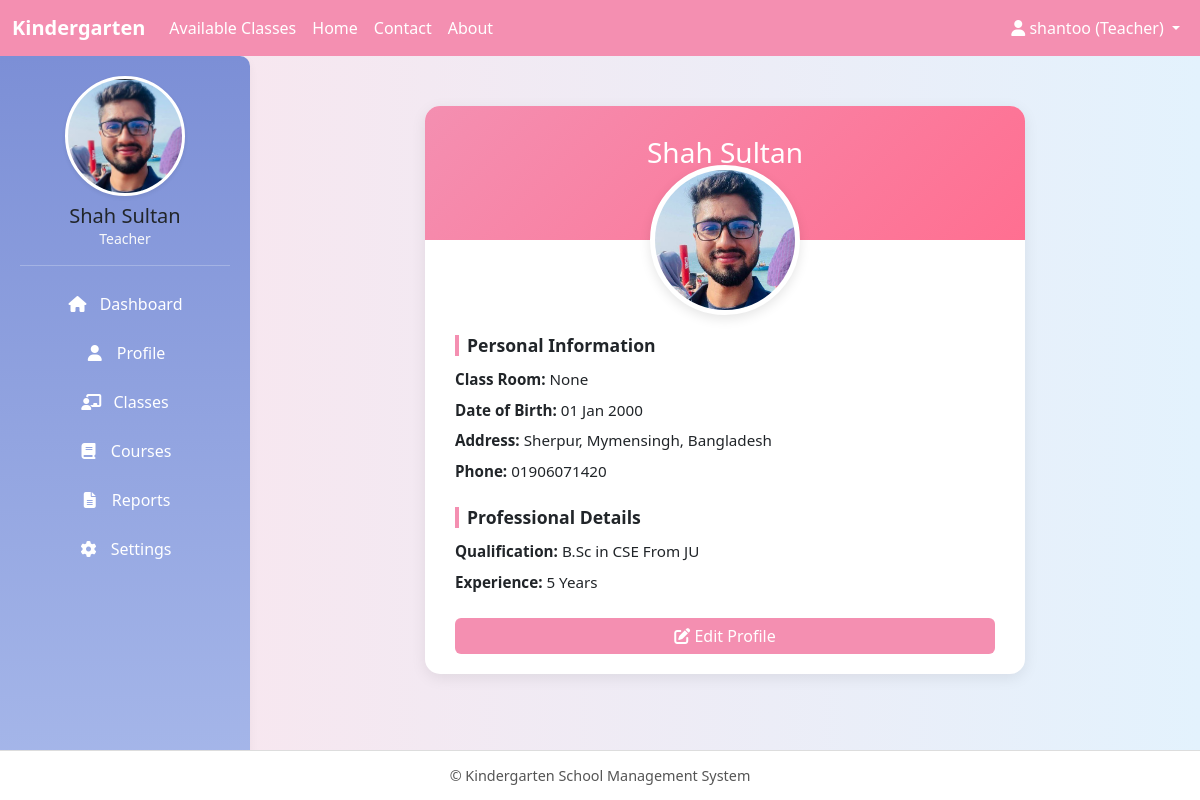
Screenshot of /teacher_profile/ (signed in) with the database file from the repository.
### core/models.py (models this page shows, shortened)
class User(AbstractUser):
    ROLE_CHOICES = (
        ("admin", "Admin"),
        ("teacher", "Teacher"),
        ("student", "Student"),
    )
    role = models.CharField(max_length=10, choices=ROLE_CHOICES)

class TeaacherProfile(models.Model):
    user = models.OneToOneField(User, on_delete=models.CASCADE, related_name='teacher_profile')
    full_name = models.CharField(max_length=128, blank=True)
    class_room = models.ForeignKey(ClassRoom, on_delete=models.SET_NULL, null=True, blank=True)
    date_of_birth = models.DateField(null=True, blank=True)
    address = models.TextField(blank=True)
    phone = models.CharField(max_length=24, blank=True)
    photo = models.ImageField(upload_to='teacher_photos/', blank=True, null=True)
    qualification = models.CharField(max_length=256, blank=True)
    experience_years = models.PositiveIntegerField(default=0)

### core/views.py (the view)
# urls.py: path('teacher_profile/', views.teacher_profile, name='teacher_profile'),
@login_required
def teacher_profile(request):
    profile, created = TeaacherProfile.objects.get_or_create(user=request.user)
    print(request.user)
    return render(request, 'teacher/teacher_profile.html', {
        'profile': profile
    })

### core/templates/teacher/teacher_profile.html (shortened to what this page needs)
{% extends "base.html" %}
{% block content %}
<div class="profile-wrapper">
    <div class="profile-card">
        <div class="profile-header">
            <h3 class="mb-3">{{ profile.full_name }}</h3>
            <p class="mb-0">Teacher</p>
        </div>
        <div class="text-center">
            {% if profile.photo %}
                <img src="{{ profile.photo.url }}" alt="Profile Photo" class="profile-pic">
            {% else %}
                <img src="https://via.placeholder.com/150" alt="Profile Photo" class="profile-pic">
            {% endif %}
        </div>
        <div class="profile-body profile-info">
            <h5 class="section-title">Personal Information</h5>
            <p><strong>Class Room:</strong> {{ profile.class_room }}</p>
            <p><strong>Date of Birth:</strong> {{ profile.date_of_birth|date:"d M Y" }}</p>
            <p><strong>Address:</strong> {{ profile.address }}</p>
            <p><strong>Phone:</strong> {{ profile.phone }}</p>
            <h5 class="section-title mt-4">Professional Details</h5>
            <p><strong>Qualification:</strong> {{ profile.qualification }}</p>
            <p><strong>Experience:</strong> {{ profile.experience_years }} Years</p>
            {% if request.user == profile.user %}
                <a href="{% url 'teacher_profile_edit' %}" class="btn btn-primary mt-3 w-100">
                    <i class="fas fa-edit"></i> Edit Profile
                </a>
            {% endif %}
        </div>
    </div>
</div>
{% endblock %}

### core/templates/base.html (shortened to what this page needs)
<!DOCTYPE html>
<html lang="en">
<head>
  <link href="https://cdn.jsdelivr.net/npm/bootstrap@5.3.0/dist/css/bootstrap.min.css" rel="stylesheet"/>
  <link rel="stylesheet" href="https://cdnjs.cloudflare.com/ajax/libs/font-awesome/6.4.0/css/all.min.css"/>
</head>
<body>
  <nav class="navbar navbar-expand-sm">
    <div class="container-fluid">
      <a class="navbar-brand" href="#">Kindergarten</a>
      <div class="collapse navbar-collapse" id="navbarContent">
        <ul class="navbar-nav me-auto">
          <li class="nav-item"><a class="nav-link" href="{% url 'available_classes' %}">Available Classes</a></li>
          <li class="nav-item"><a class="nav-link" href="{% url 'homepage' %}">Home</a></li>
          <li class="nav-item"><a class="nav-link" href="{% url 'contact' %}">Contact</a></li>
          <li class="nav-item"><a class="nav-link" href="{% url 'about' %}">About</a></li>
        </ul>
        <ul class="navbar-nav">
          <li class="nav-item dropdown">
            <a class="nav-link dropdown-toggle" href="#" id="userDropdown" role="button" data-bs-toggle="dropdown">
              <i class="fas fa-user"></i>
              {% if request.user.is_authenticated %}
                {{ request.user.username }} ({{ request.user.role|title }})
              {% else %}
                Account
              {% endif %}
            </a>
          </li>
        </ul>
      </div>
    </div>
  </nav>
  {% if request.user.is_authenticated %}
  <div class="sidebar text-center">
    {% if request.user.role == "student" %}
      {% if request.user.student_profile.photo %}
        <img src="{{ request.user.student_profile.photo.url }}" alt="Profile Picture" class="profile_pic shadow-sm" />
      {% else %}
        <img src="https://via.placeholder.com/120" alt="Profile Picture" class="profile_pic shadow-sm" />
      {% endif %}
    {% elif request.user.role == "teacher" %}
      {% if request.user.teacher_profile.photo %}
        <img src="{{ request.user.teacher_profile.photo.url }}" alt="Profile Picture" class="profile_pic shadow-sm" />
      {% else %}
        <img src="https://via.placeholder.com/120" alt="Profile Picture" class="profile_pic shadow-sm" />
      {% endif %}
    {% elif request.user.role == "admin" %}
      {% if request.user.admin_profile.photo %}
        <img src="{{ request.user.admin_profile.photo.url }}" alt="Profile Picture" class="profile_pic shadow-sm" />
      {% else %}
        <img src="https://via.placeholder.com/120" alt="Profile Picture" class="profile_pic shadow-sm" />
      {% endif %}
    {% endif %}
    <h5 class="mt-2 mb-0">{{ request.user.get_full_name|default:request.user.username }}</h5>
    <p class="text-light small mb-3">{{ request.user.role|title }}</p>
    <hr class="border-light">
    {% if request.user.role == "student" %}
      <a href="{% url 'dashboard' %}"><i class="fas fa-home me-2"></i> Dashboard</a>
      <a href="{% url 'student_profile' %}"><i class="fas fa-user me-2"></i> Profile</a>
      <a href="#"><i class="fas fa-tasks me-2"></i> My Tasks</a>
      <a href="{% url 'pay_monthly_fee' %}"><i class="fas fa-tasks me-2"></i> Monthly Fee</a>
      <a href="{% url 'student_fee_history' %}"><i class="fas fa-tasks me-2"></i> Monthly Fee History</a>
      <a href="#"><i class="fas fa-calendar-check me-2"></i> Attendance</a>
      <a href="#"><i class="fas fa-file-alt me-2"></i> Reports</a>
      <a href="#"><i class="fas fa-cog me-2"></i> Settings</a>
    {% elif request.user.role == "teacher" %}
      <a href="{% url 'dashboard' %}"><i class="fas fa-home me-2"></i> Dashboard</a>
      <a href="{% url 'teacher_profile' %}"><i class="fas fa-user me-2"></i> Profile</a>
      <a href="#"><i class="fas fa-chalkboard-teacher me-2"></i> Classes</a>
      <a href="{% url 'teacher_courses' %}"><i class="fas fa-book me-2"></i> Courses</a>
      <a href="#"><i class="fas fa-file-alt me-2"></i> Reports</a>
      <a href="#"><i class="fas fa-cog me-2"></i> Settings</a>
    {% endif %}
      </div>
  {% endif %}
  <div class="{% if request.user.is_authenticated %}main-content{% else %}main-content full-width{% endif %}">
    {% block content %}{% endblock %}
  </div>
  <footer>
    &copy; {{ now|date:"Y" }} Kindergarten School Management System
  </footer>
</body>
</html>

### core/templates/base.html (style rules this page uses)
body { background: linear-gradient(to right, #fce4ec, #e3f2fd); font-family: "Segoe UI", Tahoma, Geneva, Verdana, sans-serif; margin: 0; padding: 0; }
.navbar { background-color: #f48fb1 !important; position: fixed; top: 0; left: 0; right: 0; z-index: 1030; }
.navbar-brand { font-weight: bold; color: #ffffff !important; }
.nav-link { color: #fff !important; font-weight: 500; }
.sidebar { background: linear-gradient(180deg, #7c8fd6, #a7b8ea); box-shadow: 0 4px 10px rgba(0, 0, 0, 0.05); padding: 20px; height: calc(100vh - 56px); position: fixed; top: 56px; left: 0; width: 250px; overflow-y: auto; border-top-right-radius: 10px; }
.profile_pic { width: 120px; height: 120px; border-radius: 50%; object-fit: cover; border: 3px solid #fff; background-color: #fff; transition: transform 0.3s ease; }
.sidebar a { display: block; padding: 10px 15px; color: #fff; text-decoration: none; border-radius: 6px; font-weight: 500; transition: all 0.3s ease; margin-bottom: 5px; }
.sidebar i { width: 20px; text-align: center; }
.main-content { margin-top: 56px; margin-left: 250px; padding: 20px; min-height: calc(100vh - 106px); transition: margin-left 0.3s ease; }
footer { bottom: 0; left: 0; right: 0; height: 50px; background-color: #fff; text-align: center; line-height: 50px; font-size: 0.9rem; color: #555; border-top: 1px solid #ddd; position: fixed; }

### core/templates/teacher/teacher_profile.html (style rules this page uses)
.profile-wrapper { display: flex; justify-content: center; align-items: flex-start; margin-top: 30px; }
.profile-card { width: 100%; max-width: 600px; border-radius: 15px; overflow: hidden; background-color: #fff; box-shadow: 0 4px 15px rgba(0, 0, 0, 0.08); transition: all 0.3s ease-in-out; }
.profile-header { background: linear-gradient(135deg, #f48fb1, #ff6f91); padding: 30px 20px; text-align: center; color: white; }
.profile-pic { width: 150px; height: 150px; border-radius: 50%; object-fit: cover; border: 5px solid #fff; margin-top: -75px; background-color: #fff; box-shadow: 0 4px 12px rgba(0,0,0,0.1); transition: all 0.3s ease; }
.profile-body { padding: 20px 30px; }
.section-title { font-weight: 600; border-left: 4px solid #f48fb1; padding-left: 8px; margin-bottom: 12px; font-size: 1.1rem; }
.profile-info p { margin-bottom: 8px; font-size: 0.95rem; }
.btn-primary { background-color: #f48fb1; border: none; transition: all 0.3s ease-in-out; }

### rows the page displays
User: user.username "shantoo", user.role "Teacher", user.teacher_profile.photo (picture), user.get_full_name "Shah Sultan"
TeaacherProfile: full_name "Shah Sultan", photo (picture), class_room "None", date_of_birth "01 Jan 2000", address "Sherpur, Mymensingh, Bangladesh", phone "01906071420", qualification "B.Sc in CSE From JU", experience_years "5"
